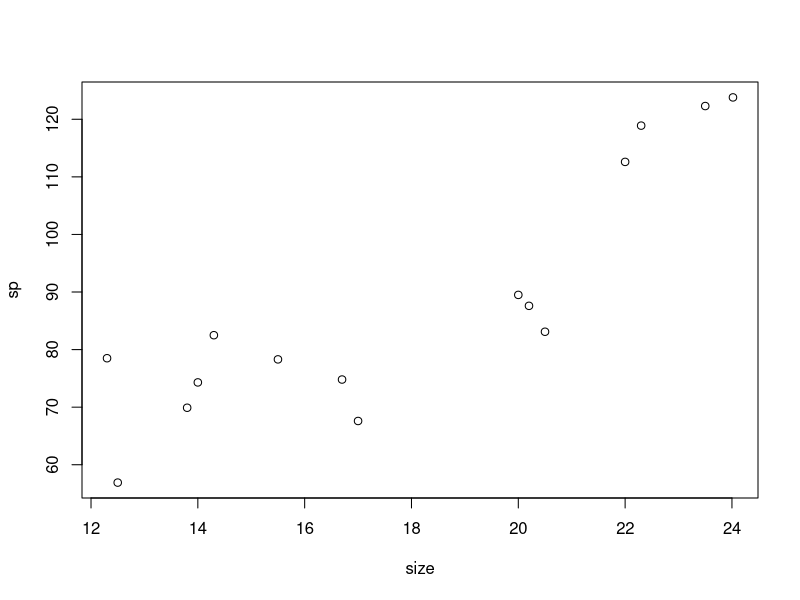

Reproduce this figure in R.
y = sp = c(89.5,69.9,83.1,56.9,67.6,82.5,122.3,78.3,118.9,87.6,112.6,123.8,78.5,74.3,74.8)
x = size = c(20.0,13.8,20.5,12.5,17.0,14.3,23.5,15.5,22.3,20.2,22.0,24.019,12.3,14.0,16.7)

summary(sp)
summary(size)
plot = plot(size, sp)

df=data.frame(size, sp)
lm = lm(y ~ x)
b = lm$coefficients[1]
a = lm$coefficients[2]
c(a, b)

df2=data.frame(x = 21.8)
predict(lm, df2)


x1=c(45,42,44,45,43,46,44,45,44,43)
x2=c(16,14,15,13,13,14,16,16,15,15)
x3=c(71,70,72,71,75,74,76,69,74,73)
y=c(29,24,27,25,26,28,30,28,28,27)

df = data.frame(x1=48, x2=14,x3=72)
lm = lm(y ~ x1 + x2 + x3)
predict(lm, df)









